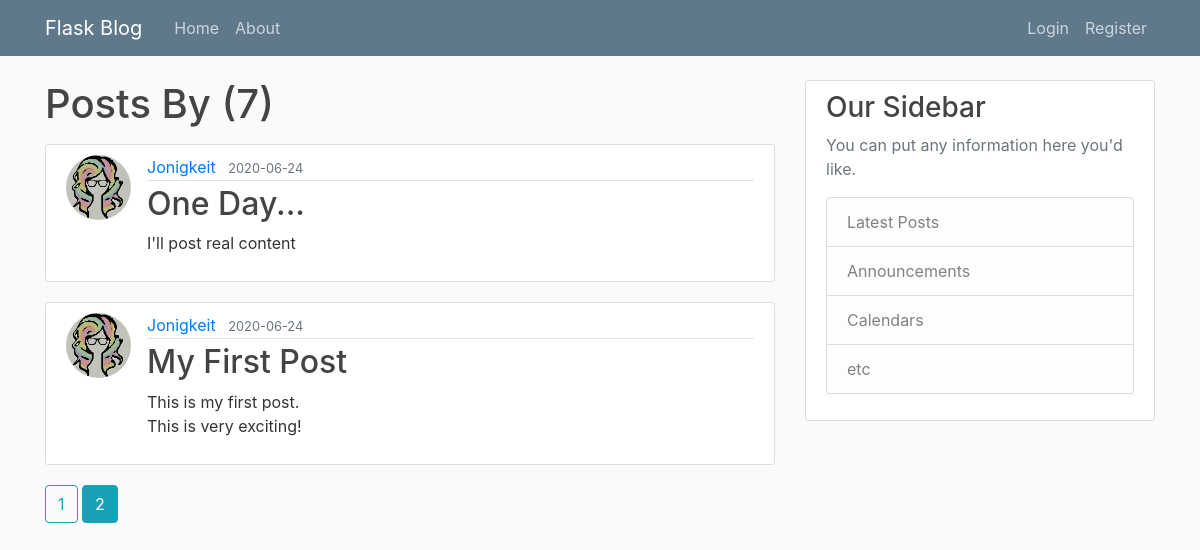
The page /user/Jonigkeit?page=2 on the database its author committed.
### flask_blog/models.py (models this page shows, shortened)
class Post(db.Model):
    id = db.Column(db.Integer, primary_key=True)
    title = db.Column(db.String(100), unique=True, nullable=False)
    date_posted = db.Column(db.DateTime, nullable=False,
                             default=datetime.utcnow)
    content = db.Column(db.Text, nullable=False)
    user_id = db.Column(db.Integer, db.ForeignKey('user.id'), nullable=False)

class User(db.Model, UserMixin):
    id = db.Column(db.Integer, primary_key=True)
    username = db.Column(db.String(20), unique=True, nullable=False)
    email = db.Column(db.String(120), unique=True, nullable=False)
    image_file = db.Column(db.String(20), nullable=False,
                            default='default.jpg')
    password = db.Column(db.String(60), nullable=False)
    posts = db.relationship('Post', backref='author', lazy=True)

### flask_blog/routes.py (the view)
@app.route("/user/<string:username>")
def user_post(username):
    page = request.args.get('page', 1, type=int)
    user = User.query.filter_by(username=username).first_or_404()
    posts = Post.query.filter_by(author=user)\
        .order_by(Post.date_posted.desc())\
        .paginate(page=page, per_page=5)
    return render_template('user_post.html', posts=posts, user=user)

### flask_blog/templates/user_post.html (shortened to what this page needs)
{% extends "layout.html" %}
{% block content %}
<h1 class='mb-3'>Posts By {{ user.uername }} ({{ posts.total }})</h1>
    {% for post in posts.items %}
        <article class="media content-section">
            <img class="rounded-circle article-img" src="{{ url_for('static', filename='profile_pics/' + post.author.image_file) }}">
            <div class="media-body">
            <div class="article-metadata">
                <a class="mr-2" href="{{ url_for('user_post', username=post.author.username) }}">{{ post.author.username }}</a>
                <small class="text-muted">{{ post.date_posted.strftime('%Y-%m-%d') }}</small>
            </div>
            <h2><a class="article-title" href="{{ url_for('post', post_id=post.id) }}">{{ post.title }}</a></h2>
            <p class="article-content">{{ post.content }}</p>
            </div>
        </article>
    {% endfor %}
    {% for page_num in posts.iter_pages(left_edge=1, right_edge=1, left_current=1, right_current=2) %}
        {% if page_num %}
            {% if posts.page == page_num %}
            <a class="btn btn-info mb-4" href="{{ url_for('user_post', username=user.username, page=page_num) }}">{{ page_num }}</a>
                {% else %}
                <a class="btn btn-outline-info mb-4" href="{{ url_for('user_post', username=user.username, page=page_num) }}">{{ page_num }}</a>
                {% endif %}
        {% endif %}
    {% endfor %}
{% endblock content %}

### flask_blog/static/main.css (style rules this page uses)
body { background: #fafafa; color: #333333; margin-top: 5rem; }
h1, h2, h3, h4, h5, h6 { color: #444444; }
.content-section { background: #ffffff; padding: 10px 20px; border: 1px solid #dddddd; border-radius: 3px; margin-bottom: 20px; }
.article-title { color: #444444; }
.article-content { white-space: pre-line; }
.article-img { height: 65px; width: 65px; margin-right: 16px; }
.article-metadata { padding-bottom: 1px; margin-bottom: 4px; border-bottom: 1px solid #e3e3e3 }

### rows shown on the page
Post: image_file (picture), author.username "Jonigkeit", date_posted "2020-06-24", title "One Day...", content "I'll post real content"
Post: image_file (picture), author.username "Jonigkeit", date_posted "2020-06-24", title "My First Post", content "This is my first post. This is very exciting!"

### other values the page prints
{{ posts.total }} "7"
{{ page_num }} "1"
{{ page_num }} "2"
